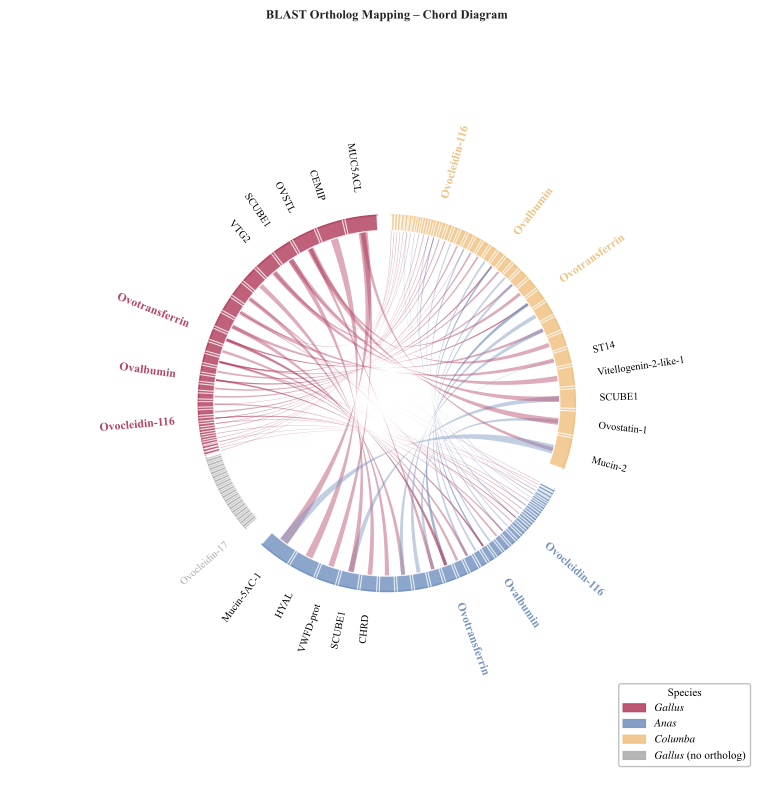

Source code (Python):
"""
BLAST Ortholog Mapping – Chord Diagram
Three species: Gallus (#B54664), Anas (#7895C1), Columba (#F0C284)
Data source: Blast_Ortholog_Mapping.xlsx  (GvsC_, GvsA_, AvsC_入图数据)
"""

import math
import numpy as np
import pandas as pd
import matplotlib
matplotlib.use("Agg")
matplotlib.rcParams["font.family"] = "Times New Roman"
matplotlib.rcParams["font.sans-serif"] = ["Times New Roman", "DejaVu Sans"]
matplotlib.rcParams["mathtext.fontset"] = "stix"
import matplotlib.pyplot as plt
import matplotlib.patches as mpatches
from matplotlib.patches import FancyArrowPatch
from matplotlib.path import Path
import matplotlib.patheffects as pe
from collections import defaultdict

# ── 0. 配色 ────────────────────────────────────────────────────────────────────
COL = {
    "Gallus":  "#B54664",
    "Anas":    "#7895C1",
    "Columba": "#F0C284",
}
ALPHA_CHORD = 0.45          # 弦半透明度
ALPHA_CHORD_HIGHLIGHT = 0.7 # 目标蛋白弦高亮透明度
ARC_WIDTH   = 0.08          # 外环宽度（radius单位）
RADIUS      = 1.0
GAP_DEG     = 6             # 物种间隔（度）
PROTEIN_GAP_DEG = 0.8       # 蛋白间隔（度）
LABEL_PAD   = 0.13          # 标签离外环距离
FONT_FAMILY = "Times New Roman"

# ── 1. 蛋白名称映射 ──────────────────────────────────────────────────────────────
import json, re, os

_SCRIPT_DIR = os.path.dirname(os.path.abspath(__file__))
with open(os.path.join(_SCRIPT_DIR, "acc_name_map.json"),
          encoding="utf-8") as _f:
    _raw_map = json.load(_f)

# 手动修正：目标蛋白用常用名
_OVERRIDES = {
    # 目标蛋白
    "P01012":     "Ovalbumin",      # OVAL (Gallus)
    "A0A8B9QNT8": "Ovalbumin",      # OVAL (Anas)
    "A0A2I0MWA2": "Ovalbumin",      # OVAL (Columba)
    "A0A8V0XA58": "Ovocleidin-116", # OC116 (Gallus)
    "A0A8B9ZY54": "Ovocleidin-116", # OC116 (Anas)
    "A0A2I0MGY6": "Ovocleidin-116", # OC116 (Columba)
    "A0A8V1A6Y9": "Ovotransferrin", # TRFE (Gallus)
    "A0A493TBB4": "Ovotransferrin", # TRFE (Anas)
    "A0A2I0LUS7": "Ovotransferrin", # TRFE (Columba)
    # Ovalbumin-related
    "A0A8V0Y614": "OVALX",
    "A0A8V0YJ25": "OVALY",
    "A0A1R7T3L5": "OVA-Y",
    "A0A2I0MW20": "OVA-X",
    # 长名截短
    "R0LL03":     "CPE",
    "A0A2I0LJ29": "Clusterin",
    "A0A2I0LWC3": "AGP1",
    "A0A2I0MGH1": "VWF-D",
    "A0A2I0LS76": "SORL1",
    "A0A8B9V707": "HYAL",
    "A0A8B9U4F1": "A2M",
    "A0A8B9UUB6": "VWFD-prot",
    "A0A8B9UC52": "COL5A",
    "A0A8B9VAE3": "LAMB2",
    "A0A8B9VJN1": "DCBLD",
    "A0A8B9V9H7": "Ig-domain prot",
    "A0A8B9ZNM3": "TMPRSS",
    "A0A8B9UXD7": "Serpin-prot",
    "A0A8B9QKV7": "PTPRJ",
    "A0A8B9SZ12": "NTN1",
    "A0A8B9TMM6": "SEMA3B",
    "A0A8B9R8Y2": "PSAP",
    "A0A8B9R6K5": "MFGE8",
    "A0A8B9UQR5": "Mucin-5AC",
    "A0A8B9QRE5": "CPE",
    "A0A493TSH0": "CHRD",
    "A0A493TA36": "CPM",
    "A0A493SY10": "Ovomucoid",
    "A0A493SWC3": "PROS1",
    "A0A3Q2TZZ7": "PTPRF",
    "A0A3Q3ADW5": "EDIL3",
}
_raw_map.update(_OVERRIDES)

def _safe_name(acc):
    """返回不超过20字符的显示名，若无映射则返回acc"""
    n = _raw_map.get(acc, acc)
    # 去除括号内注释，取首段
    n = re.sub(r'\s*\(.*', '', n).strip()
    return n[:20] + ('…' if len(n) > 20 else '')

# 读取数据完毕后，为每个species的蛋白列表去重显示名
def _dedup_names(acc_list):
    """对同一物种内重复的显示名添加数字后缀"""
    seen = {}      # name -> count
    result = {}
    for acc in acc_list:
        name = _safe_name(acc)
        if name not in seen:
            seen[name] = 0
            result[acc] = name
        else:
            seen[name] += 1
            result[acc] = f"{name} {seen[name]+1}"
    # 对出现了后缀的名再把原来第一个也加"1"
    name_counts = {}
    for acc, nm in result.items():
        base = _safe_name(acc)
        name_counts[base] = name_counts.get(base, 0) + 1
    final = {}
    idx = {}
    for acc in acc_list:
        base = _safe_name(acc)
        if name_counts[base] > 1:
            idx[base] = idx.get(base, 0) + 1
            final[acc] = f"{base}-{idx[base]}"
        else:
            final[acc] = base
    return final

# ── 2. 读取数据 ────────────────────────────────────────────────────────────────
XLSX = os.path.join(_SCRIPT_DIR, "Blast_Ortholog_Mapping.xlsx")

gvc = pd.read_excel(XLSX, sheet_name="GvsC_入图数据")
gva = pd.read_excel(XLSX, sheet_name="GvsA_入图数据")
avc = pd.read_excel(XLSX, sheet_name="AvsC_入图数据")

# 统一列名
gvc_links = gvc[["Gallus_acc", "Columba_acc", "max_bitscore", "目标蛋白"]].rename(
    columns={"Gallus_acc": "src", "Columba_acc": "dst", "max_bitscore": "score",
             "目标蛋白": "target"})
gvc_links["src_sp"]  = "Gallus"
gvc_links["dst_sp"]  = "Columba"

gva_links = gva[["Gallus_acc", "Anas_acc", "max_bitscore", "目标蛋白"]].rename(
    columns={"Gallus_acc": "src", "Anas_acc": "dst", "max_bitscore": "score",
             "目标蛋白": "target"})
gva_links["src_sp"]  = "Gallus"
gva_links["dst_sp"]  = "Anas"

avc_links = avc[["anas_acc", "columba_acc", "AvsG_max_bitscore", "target_name"]].rename(
    columns={"anas_acc": "src", "columba_acc": "dst",
             "AvsG_max_bitscore": "score", "target_name": "target"})
avc_links["src_sp"] = "Anas"
avc_links["dst_sp"] = "Columba"

all_links = pd.concat([gvc_links, gva_links, avc_links], ignore_index=True)
all_links["score"] = pd.to_numeric(all_links["score"], errors="coerce").fillna(50)
all_links["is_target"] = all_links["target"].notna()

# ── 2. 各物种蛋白列表（按总bitscore降序）─────────────────────────────────────
# ── 灰色 Gallus 蛋白（原始 HSP 有记录但未通过筛选）───────────────────────────
COL_GREY   = "#aaaaaa"   # 无匹配 Gallus 蛋白颜色
GREY_G_ACCS = {
    'A0A1D5PMF7','A0A1D5PT25','A0A3Q2TZZ7','A0A8V0X4N4','A0A8V0Y248',
    'A0A8V0Y614','A0A8V0YB27','A0A8V0YUU0','A0A8V0YYS9','A0A8V0Z1W6',
    'A0A8V0Z3S9','A0A8V0ZCK4','A0A8V0ZV19','A0A8V1AC48','A0A8V1ADW6',
    'A0A8V1AHD4','P02552','Q98UI9','V5NUE7',
}
GREY_SCORE  = 180   # 灰色蛋白统一小定宽（代表无有效比对）
GREY_GAP_DEG = 0    # 红色区与灰色区无额外间隙，连在一起

def build_protein_list(species: str):
    """每个蛋白的弧宽 = 该蛋白参与的所有比较中最高 bitscore（最佳比对质量）"""
    srcs = all_links[all_links["src_sp"] == species][["src", "score"]].rename(
        columns={"src": "acc"})
    dsts = all_links[all_links["dst_sp"] == species][["dst", "score"]].rename(
        columns={"dst": "acc"})
    combined = pd.concat([srcs, dsts])
    return (combined.groupby("acc")["score"].max()   # 用 max 代替 sum
                    .reset_index()
                    .sort_values("score", ascending=False)
                    .rename(columns={"score": "total"}))

g_prots = build_protein_list("Gallus")

# 添加灰色 Gallus 到 g_prots 末尾
grey_df = pd.DataFrame([
    {"acc": acc, "total": GREY_SCORE} for acc in sorted(GREY_G_ACCS)
    if acc not in set(g_prots["acc"])
])
if not grey_df.empty:
    g_prots = pd.concat([g_prots, grey_df], ignore_index=True)

a_prots = build_protein_list("Anas")
c_prots = build_protein_list("Columba")

TOP_N = 5   # 每物种额外显示 bitscore 最高的前5个非目标蛋白

# 目标蛋白始终显示
# 并额外展示 OC17
G_EXTRA_LABELS = {'V5NUE7'}   # OC17 必展示
def _target_accs(species):
    mask = ((all_links["src_sp"] == species) | (all_links["dst_sp"] == species)) & all_links["is_target"]
    accs = set()
    for col in ["src", "dst"]:
        accs.update(all_links.loc[mask & (all_links[f"{col}_sp"] == species), col].tolist())
    return accs

g_targets = _target_accs("Gallus")
a_targets = _target_accs("Anas")
c_targets = _target_accs("Columba")

def pick_top(df, targets, n=TOP_N, extra=None):
    """先取非目标蛋白中 bitscore 最高的前 n 个，再加上全部目标蛋白和 extra 蛋白"""
    must = targets | (extra or set())
    # 非目标、非灰色蛋白中按 bitscore 取前 n
    rest = df[~df["acc"].isin(must) & ~df["acc"].isin(GREY_G_ACCS)]
    top_regular = set(rest.head(n)["acc"].tolist())
    # 灰色蛋白中只取 extra（如 OC17）
    return top_regular | must

g_top = pick_top(g_prots, g_targets, extra=G_EXTRA_LABELS)
a_top = pick_top(a_prots, a_targets, extra=set())
c_top = pick_top(c_prots, c_targets, extra=set())

# 构建各物种去重显示名 (acc -> display_name)
g_names = _dedup_names(g_prots["acc"].tolist())
a_names = _dedup_names(a_prots["acc"].tolist())
c_names = _dedup_names(c_prots["acc"].tolist())
all_display_names = {**g_names, **a_names, **c_names}

# OC17 覆盖确保名称正确
all_display_names['V5NUE7'] = 'Ovocleidin-17'

# ── 3. 分配弧度 ────────────────────────────────────────────────────────────────
# 每个物种总角度 = 按蛋白数量比例分配（扣除间隔）
TOTAL_DEG    = 360 - 3 * GAP_DEG
n_g, n_a, n_c = len(g_prots), len(a_prots), len(c_prots)
n_total      = n_g + n_a + n_c

# 计算每个物种分配到的总角度（按蛋白数量比）
total_prots_gap = (n_g - 1) * PROTEIN_GAP_DEG + (n_a - 1) * PROTEIN_GAP_DEG + (n_c - 1) * PROTEIN_GAP_DEG
net_deg = TOTAL_DEG - total_prots_gap

deg_per_unit = net_deg / (g_prots["total"].sum() + a_prots["total"].sum() + c_prots["total"].sum())

def assign_angles(df, start_deg, grey_set=None, grey_gap=0):
    """给每个蛋白分配 [start, end] 弧度范围。
    grey_set: 在进入灰色区首个蛋白前插入 grey_gap 度的额外间隙。
    """
    result = {}
    cur = start_deg
    in_grey = False
    for _, row in df.iterrows():
        acc = row["acc"]
        is_grey = (grey_set is not None) and (acc in grey_set)
        if is_grey and not in_grey:
            cur += grey_gap   # 红/灰分界处额外间隙
            in_grey = True
        span = row["total"] * deg_per_unit
        mid  = cur + span / 2
        result[acc] = (
            math.radians(mid),
            math.radians(cur),
            math.radians(cur + span),
        )
        cur += span + PROTEIN_GAP_DEG
    return result, cur

# 物种起始角度（从正上方顺时针）：Gallus 上方偏左，Anas 下方，Columba 右
#  使图像类似参考图（Gallus 在左上，Columba 在右，Anas 在下/左下）
g_start = 90 + GAP_DEG / 2        # Gallus 从 ~96° 开始（逆时针坐标）
g_angles, after_g = assign_angles(g_prots, g_start,
                                  grey_set=GREY_G_ACCS, grey_gap=GREY_GAP_DEG)

a_start = after_g + GAP_DEG
a_angles, after_a = assign_angles(a_prots, a_start)

c_start = after_a + GAP_DEG
c_angles, after_c = assign_angles(c_prots, c_start)

all_angles = {**g_angles, **a_angles, **c_angles}

def acc_species(acc):
    if acc in g_angles: return "Gallus"
    if acc in a_angles: return "Anas"
    if acc in c_angles: return "Columba"
    return None

# ── 4. 绘图 ────────────────────────────────────────────────────────────────────
matplotlib.rcParams["font.family"] = "Times New Roman"
matplotlib.rcParams["font.serif"]  = ["Times New Roman"]

# 双栏宽度 7英寸，给名称留足够边距
fig, ax = plt.subplots(figsize=(8, 8), facecolor="white")
ax.set_aspect("equal")
ax.axis("off")
ax.set_xlim(-2.0, 2.0)
ax.set_ylim(-2.0, 2.0)

# ── 辅助函数 ──────────────────────────────────────────────────────────────────
def polar_xy(r, angle_rad):
    return r * math.cos(angle_rad), r * math.sin(angle_rad)

def draw_arc(ax, r, start_rad, end_rad, color, lw=1.5, zorder=3):
    """画圆弧（用多段折线近似）"""
    angles = np.linspace(start_rad, end_rad, 300)
    xs = r * np.cos(angles)
    ys = r * np.sin(angles)
    ax.plot(xs, ys, color=color, lw=lw, zorder=zorder, solid_capstyle="round")

def draw_filled_arc(ax, r_in, r_out, start_rad, end_rad, color, alpha=1.0, zorder=2):
    """画填充的环形弧（外环色块）"""
    angles = np.linspace(start_rad, end_rad, 300)
    # 外弧顺时针 → 内弧逆时针 → 闭合
    xs_out = r_out * np.cos(angles)
    ys_out = r_out * np.sin(angles)
    xs_in  = r_in  * np.cos(angles[::-1])
    ys_in  = r_in  * np.sin(angles[::-1])
    xs = np.concatenate([xs_out, xs_in])
    ys = np.concatenate([ys_out, ys_in])
    ax.fill(xs, ys, color=color, alpha=alpha, zorder=zorder, linewidth=0)

def bezier_chord(ax, mid1, mid2, w1=0.02, w2=0.02, color="gray",
                 alpha=0.4, zorder=1, is_target=False):
    """
    在 mid1、mid2 两点之间画贝塞尔弦。
    w1/w2 = 弦在各端的半角宽度（弧度）。
    """
    r = RADIUS - ARC_WIDTH - 0.005

    # 四个端点
    s1  = math.radians(math.degrees(mid1) - math.degrees(w1) / 2) if w1 > 0.001 else mid1 - 0.008
    e1  = math.radians(math.degrees(mid1) + math.degrees(w1) / 2) if w1 > 0.001 else mid1 + 0.008
    s2  = math.radians(math.degrees(mid2) - math.degrees(w2) / 2) if w2 > 0.001 else mid2 - 0.008
    e2  = math.radians(math.degrees(mid2) + math.degrees(w2) / 2) if w2 > 0.001 else mid2 + 0.008

    p1a = np.array(polar_xy(r, s1))
    p1b = np.array(polar_xy(r, e1))
    p2a = np.array(polar_xy(r, s2))
    p2b = np.array(polar_xy(r, e2))

    ctrl = np.array([0.0, 0.0])   # 控制点（圆心）

    # 弦路径：p1a → (bezier) → p2a → 弧 → p2b → (bezier) → p1b → 弧 → 闭合
    n = 80

    def cubic_bezier(t, P0, P1, P2, P3):
        return ((1-t)**3 * P0 + 3*(1-t)**2*t * P1
                + 3*(1-t)*t**2 * P2 + t**3 * P3)

    # 调整控制点强度：让弦内凹
    ctrl_strength = 0.3
    c1_out = ctrl_strength * p1a
    c2_out = ctrl_strength * p2a
    c1_in  = ctrl_strength * p1b
    c2_in  = ctrl_strength * p2b

    t_vals = np.linspace(0, 1, n)

    curve1 = np.array([cubic_bezier(t, p1a, c1_out, c2_out, p2a) for t in t_vals])
    arc2   = np.array([polar_xy(r, a) for a in np.linspace(s2, e2, 20)])
    curve2 = np.array([cubic_bezier(t, p2b, c2_in,  c1_in,  p1b) for t in t_vals])
    arc1   = np.array([polar_xy(r, a) for a in np.linspace(e1, s1, 20)])

    verts = np.concatenate([curve1, arc2, curve2, arc1])
    ax.fill(verts[:, 0], verts[:, 1],
            color=color, alpha=alpha if not is_target else ALPHA_CHORD_HIGHLIGHT,
            zorder=zorder, linewidth=0)

# ── 4a. 画弦（先画，在弧下方）─────────────────────────────────────────────────
# 按 score 升序绘制，高分弦在前
sorted_links = all_links.sort_values("score", ascending=True)

for _, row in sorted_links.iterrows():
    src, dst = row["src"], row["dst"]
    if src not in all_angles or dst not in all_angles:
        continue
    src_sp = row["src_sp"]

    mid_src = all_angles[src][0]
    mid_dst = all_angles[dst][0]

    # 弦宽度 ∝ bitscore；限制最小/最大
    max_bs  = all_links["score"].max()
    w_frac  = max(0.003, min(0.06, row["score"] / max_bs * 0.05))
    half_w  = math.radians(w_frac * 60)   # 转为弧度

    chord_color = COL[src_sp]
    bezier_chord(ax, mid_src, mid_dst,
                 w1=half_w, w2=half_w,
                 color=chord_color,
                 alpha=ALPHA_CHORD,
                 zorder=1,
                 is_target=row["is_target"])

# ── 4b. 画外环弧段（蛋白级和物种级）──────────────────────────────────────────
# 先画物种级大弧（颜色块背景 + 细线）
def species_range(angle_dict):
    """返回物种弧段的起止弧度"""
    starts = [v[1] for v in angle_dict.values()]
    ends   = [v[2] for v in angle_dict.values()]
    return min(starts), max(ends)

for sp, ang_dict in [("Gallus", g_angles), ("Anas", a_angles), ("Columba", c_angles)]:
    # 用物种颜色先画常规弧段
    regular_arcs = {acc: v for acc, v in ang_dict.items() if acc not in GREY_G_ACCS}
    grey_arcs    = {acc: v for acc, v in ang_dict.items() if acc in GREY_G_ACCS}

    if regular_arcs:
        s_rad = min(v[1] for v in regular_arcs.values())
        e_rad = max(v[2] for v in regular_arcs.values())
        draw_filled_arc(ax, RADIUS - ARC_WIDTH, RADIUS, s_rad, e_rad, COL[sp], alpha=0.85, zorder=4)
        angles_arr = np.linspace(s_rad, e_rad, 300)
        ax.plot(RADIUS * np.cos(angles_arr), RADIUS * np.sin(angles_arr), color=COL[sp], lw=1.2, zorder=6)
        ax.plot((RADIUS-ARC_WIDTH)*np.cos(angles_arr), (RADIUS-ARC_WIDTH)*np.sin(angles_arr),
                color="white", lw=0.6, zorder=6, alpha=0.6)

    if grey_arcs:
        s_rad = min(v[1] for v in grey_arcs.values())
        e_rad = max(v[2] for v in grey_arcs.values())
        draw_filled_arc(ax, RADIUS - ARC_WIDTH, RADIUS, s_rad, e_rad, COL_GREY, alpha=0.90, zorder=4)
        angles_arr = np.linspace(s_rad, e_rad, 300)
        ax.plot(RADIUS * np.cos(angles_arr), RADIUS * np.sin(angles_arr), color=COL_GREY, lw=1.2, zorder=6)
        ax.plot((RADIUS-ARC_WIDTH)*np.cos(angles_arr), (RADIUS-ARC_WIDTH)*np.sin(angles_arr),
                color="white", lw=0.6, zorder=6, alpha=0.6)

# 蛋白分隔线（细白线）
for ang_dict in [g_angles, a_angles, c_angles]:
    for acc, (mid, start, end) in ang_dict.items():
        for ang in [start, end]:
            x0, y0 = polar_xy(RADIUS - ARC_WIDTH, ang)
            x1, y1 = polar_xy(RADIUS, ang)
            ax.plot([x0, x1], [y0, y1], color="white", lw=0.8, zorder=7, alpha=0.8)

# ── 4c. 画刻度（bitscore 数字标注）─（可选，参考图有刻度值）─────────────────
# 在外圈刻度位置标注 bitscore 区间内某几个代表数字
# 这里简化：只在物种弧的中点位置画物种标签

# ── 4d. 标签（每物种 top10，目标蛋白必显示）────────────────────────────────────
sp_top_map = {"Gallus": g_top, "Anas": a_top, "Columba": c_top}
for sp, ang_dict in [("Gallus", g_angles), ("Anas", a_angles), ("Columba", c_angles)]:
    color   = COL[sp]
    top_set = sp_top_map[sp]
    for acc, (mid, start, end) in ang_dict.items():
        if acc not in top_set:
            continue   # 非 top10 不贴标签
        r_label = RADIUS + LABEL_PAD
        x, y    = polar_xy(r_label, mid)

        angle_deg = math.degrees(mid)
        rot = angle_deg
        if 90 < angle_deg % 360 < 270:
            ha  = "right"
            rot = angle_deg + 180
        else:
            ha  = "left"
            rot = angle_deg

        is_target_prot = ((all_links["src"] == acc) | (all_links["dst"] == acc)) & all_links["is_target"]
        is_target_prot = is_target_prot.any()
        is_oc17 = (acc == 'V5NUE7')

        label_text = all_display_names.get(acc, acc)
        fw = "bold" if is_target_prot else "normal"
        fs = 8.5 if is_target_prot else 7.5

        if is_oc17:
            label_color = COL_GREY
        elif is_target_prot:
            label_color = color   # 物种代表色
        else:
            label_color = "black"

        txt = ax.text(x, y, label_text,
                      ha=ha, va="center",
                      rotation=rot,
                      rotation_mode="anchor",
                      fontsize=fs,
                      fontweight=fw,
                      color=label_color,
                      zorder=10)
        if is_target_prot:
            txt.set_path_effects([
                pe.withStroke(linewidth=2, foreground="white")])

# 物种大字标签已移除，仅用图例表示物种 ─────────────────────────────────────

# ── 4f. 图例 ──────────────────────────────────────────────────────────────────
legend_patches = [
    mpatches.Patch(color=COL["Gallus"],  label=r"$\it{Gallus}$",  alpha=0.9),
    mpatches.Patch(color=COL["Anas"],    label=r"$\it{Anas}$",    alpha=0.9),
    mpatches.Patch(color=COL["Columba"], label=r"$\it{Columba}$", alpha=0.9),
    mpatches.Patch(color=COL_GREY,        label=r"$\it{Gallus}$ (no ortholog)", alpha=0.85),
]
ax.legend(handles=legend_patches,
          loc="lower right",
          frameon=True, framealpha=0.9,
          edgecolor="#bbbbbb",
          fontsize=8,
          title="Species",
          title_fontsize=8,
          prop={"family": "Times New Roman", "size": 8},
          bbox_to_anchor=(0.99, 0.01))

# ── 4g. 标题 ──────────────────────────────────────────────────────────────────
ax.set_title("BLAST Ortholog Mapping – Chord Diagram",
             fontsize=9, fontweight="bold", pad=6, color="#222222",
             fontfamily="Times New Roman")

plt.tight_layout()
_SA_FIGURE = r"e:\Data\Desktop\Work On\Sci_Adv_Figure"
out_pdf  = os.path.join(_SCRIPT_DIR, "chord_diagram.pdf")
out_tiff = os.path.join(_SCRIPT_DIR, "chord_diagram.tiff")
out_png  = os.path.join(_SCRIPT_DIR, "chord_diagram.png")
out_sa_pdf = os.path.join(_SA_FIGURE, "PDF", "Fig_blast_chord_diagram.pdf")
out_sa_png = os.path.join(_SA_FIGURE, "PNG", "Fig_blast_chord_diagram.png")
import shutil, pathlib
pathlib.Path(os.path.join(_SA_FIGURE, "PDF")).mkdir(exist_ok=True)
pathlib.Path(os.path.join(_SA_FIGURE, "PNG")).mkdir(exist_ok=True)
plt.savefig(out_pdf,  dpi=300, bbox_inches="tight", facecolor="white")
plt.savefig(out_tiff, dpi=300, bbox_inches="tight", facecolor="white", format="tiff")
plt.savefig(out_png,  dpi=300, bbox_inches="tight", facecolor="white")
shutil.copy2(out_pdf, out_sa_pdf)
shutil.copy2(out_png, out_sa_png)
print(f"Saved: {out_pdf}")
print(f"Saved: {out_tiff}")
print(f"Saved: {out_png}")
print(f"Copied to Sci_Adv_Figure/PDF: {out_sa_pdf}")
print(f"Copied to Sci_Adv_Figure/PNG: {out_sa_png}")
plt.close()
